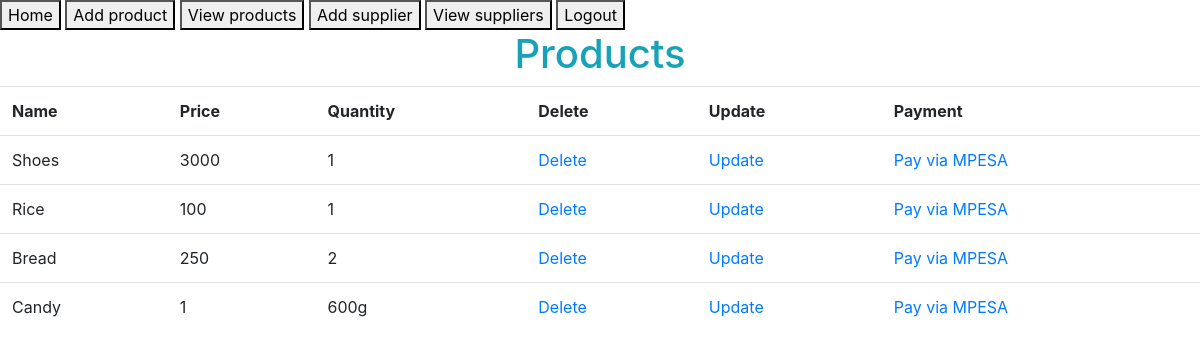
Screenshot of /products/ (signed in) with the database file from the repository.
### afternoonDjangoRegistra/models.py (models this page shows)
class Product(models.Model):
    prod_name = models.CharField(max_length=30,
                                 blank=False, null=False)
    prod_price = models.CharField(max_length=30,
                                  blank=False, null=False)
    prod_quantity = models.CharField(max_length=30,
                                     blank=False, null=False)

### afternoonDjangoRegistra/views.py (the view)
# urls.py: path('products/', general_views.view_products, name='products'),
@login_required
def view_products(request):
    products = Product.objects.all()
    context = {'products': products}
    return render(request, 'products.html', context)

### templates/products.html
{% extends 'base.html' %}
{% block content %}
    <section class="products-section">
        <div class="products-section-container">
            <h1 class="text-info text-center">Products</h1>
            <table class="table">
                <tr>
                    <th>Name</th>
                    <th>Price</th>
                    <th>Quantity</th>
                    <th>Delete</th>
                    <th>Update</th>
                    <th>Payment</th>
                </tr>
                {% for product in products %}
                    <tr>
                        <td>{{ product.prod_name }}</td>
                        <td>{{ product.prod_price }}</td>
                        <td>{{ product.prod_quantity }}</td>
                        <td><a href="/delete-product/{{ product.id }}">Delete</a></td>
                        <td><a href="/update-product/{{ product.id }}">Update</a></td>
                        <td><a href="/payment/{{ product.id }}">Pay via MPESA</a></td>
                    </tr>
                {% endfor %}
            </table>
        </div>
    </section>
{% endblock %}

### rows the page displays
Product: prod_name "Shoes", prod_price "3000", prod_quantity "1"
Product: prod_name "Rice", prod_price "100", prod_quantity "1"
Product: prod_name "Bread", prod_price "250", prod_quantity "2"
Product: prod_name "Candy", prod_price "1", prod_quantity "600g"
